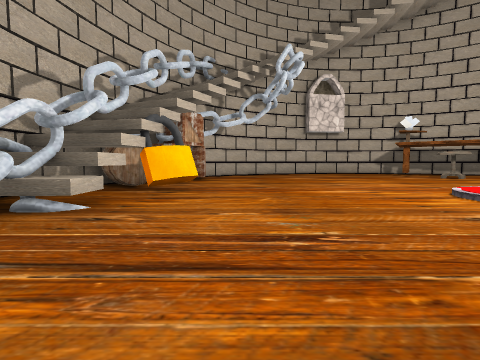
view 1 (above)

14 first-person views from a walk through a 3-D level made in the Unity game engine. The camera is 1.2 m above the floor, tilts 4° down and sees 85° across. The floor is counted in squares, 2 m on a side. Each view is taken from the middle of a square. On the plan, view 1 faces up. The plan holds only what a view shows up to about 9 squares ahead; the rest is blank. Some animated figures are left out. Some surface patterns are stand-ins.

view 2
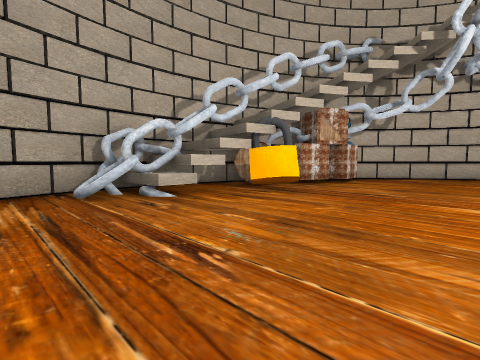

view 3
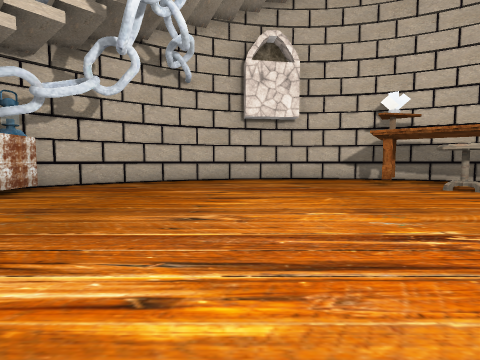

view 4
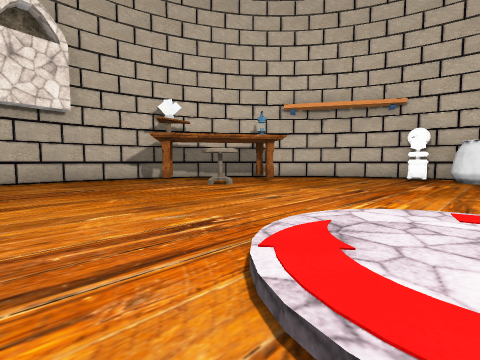

view 5
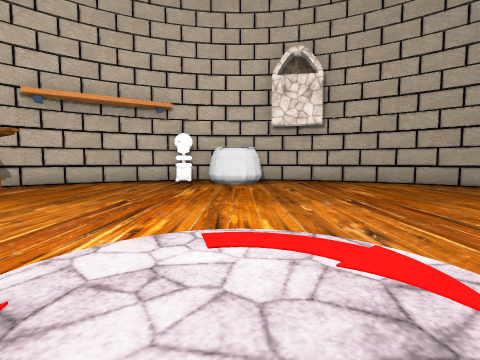

view 6
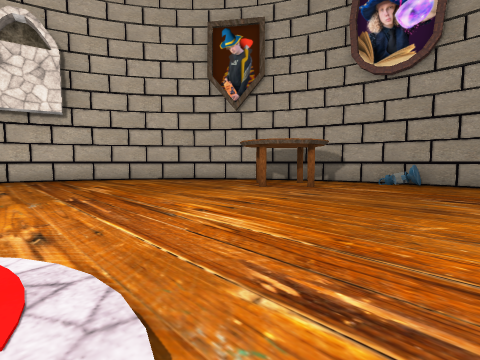

view 7
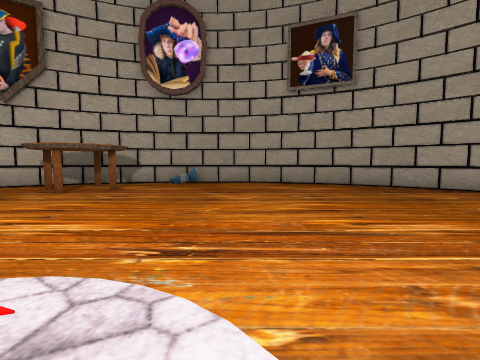

view 8
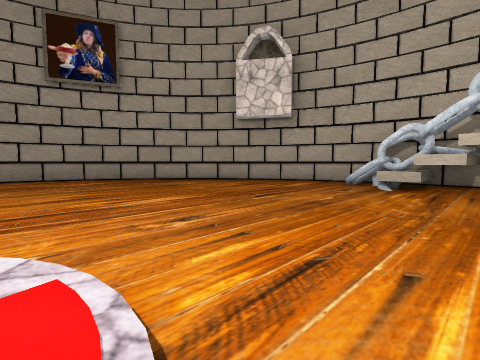

view 9
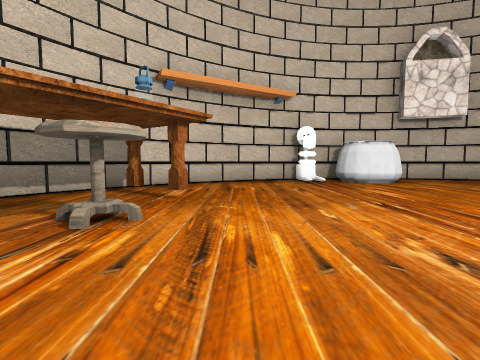

view 10
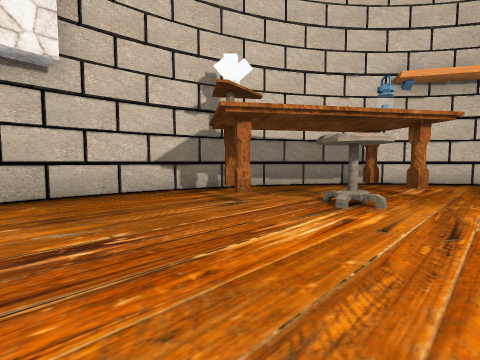

view 11
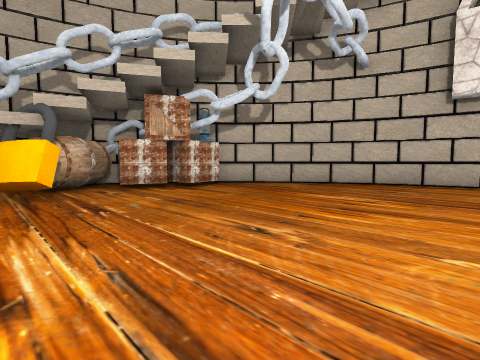

view 12
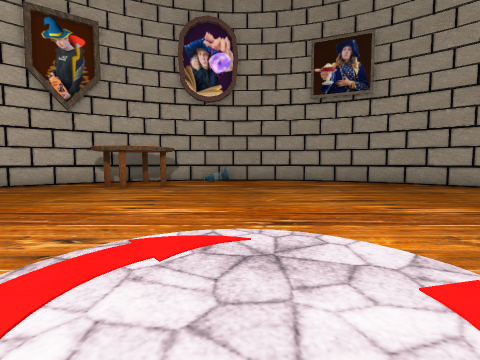

view 13
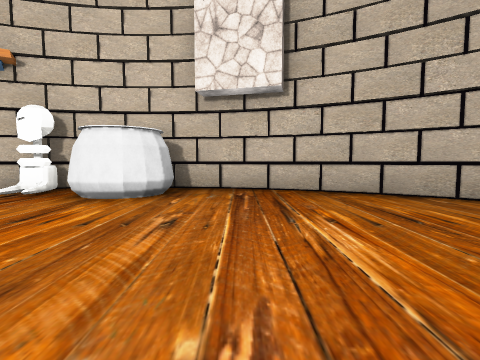

view 14
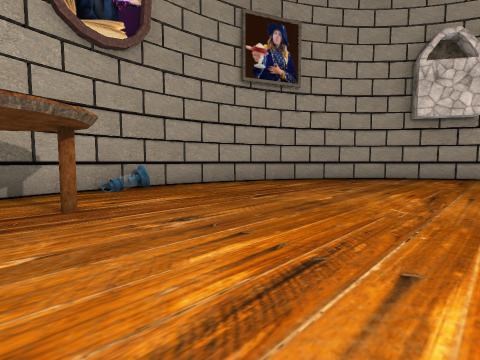

### Floor plan
Key: @ floor where view 1 was taken; # wall or solid block; . main floor; : floor 0.25 m higher than the main floor; / step, stairs or slope; = window, fence, low wall or low ledge; ^ raised ledge; C crate; B barrel; L lantern; O other object.
Columns run from 4 left of view 1 to 14 right of it. Each row starts with its distance up from view 1.
 13      ########
 12    ###.....#####
 11   ##...........##
 10   #...........#.##
  9   CC........O....#
  8 ##C..............##
  7 #BC...............#
  6 #BBO.............O#
  5 ##O...../:/......O#
  4 #^^.....:::.....O##
  3 ##^...../:/.......#
  2 #=................#
  1 #.................#
  0 ##..@............##
 -1  #...............#
 -2  ##.........O...##
 -3   ##...........##
 -4    ###.......###
 -5      #####L###

Where each view was taken, in squares from view 1:
view 1: 0 up, 0 right, facing up
view 2: 1 up, 2 right, facing up-left
view 3: 4 up, 3 right, facing up
view 4: 4 up, 3 right, facing up-right
view 5: 4 up, 4 right, facing right
view 6: 3 up, 4 right, facing down-right
view 7: 4 up, 4 right, facing down
view 8: 5 up, 4 right, facing down-left
view 9: 8 up, 5 right, facing right
view 10: 8 up, 4 right, facing up-right
view 11: 5 up, 4 right, facing up-left
view 12: 5 up, 5 right, facing down
view 13: 2 up, 8 right, facing right
view 14: 1 up, 8 right, facing down-left
